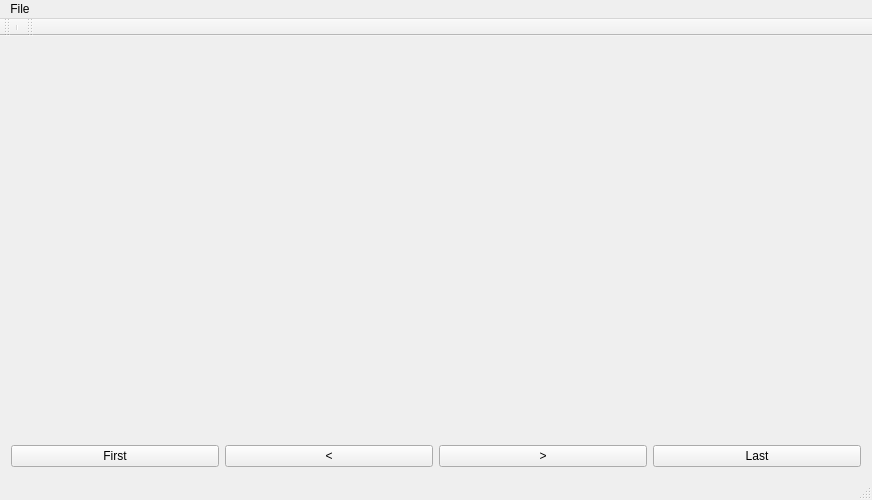
<?xml version="1.0" encoding="UTF-8"?>
<ui version="4.0">
 <class>MainWindow</class>
 <widget class="QMainWindow" name="MainWindow">
  <property name="geometry">
   <rect>
    <x>0</x>
    <y>0</y>
    <width>872</width>
    <height>500</height>
   </rect>
  </property>
  <property name="windowTitle">
   <string>MainWindow</string>
  </property>
  <widget class="QWidget" name="centralWidget">
   <property name="minimumSize">
    <size>
     <width>0</width>
     <height>0</height>
    </size>
   </property>
   <layout class="QVBoxLayout" name="verticalLayout">
    <item>
     <widget class="QLabel" name="label">
      <property name="text">
       <string/>
      </property>
     </widget>
    </item>
    <item>
     <layout class="QHBoxLayout" name="horizontalLayout">
      <property name="sizeConstraint">
       <enum>QLayout::SetNoConstraint</enum>
      </property>
      <item>
       <widget class="QPushButton" name="firstPage">
        <property name="sizePolicy">
         <sizepolicy hsizetype="Minimum" vsizetype="Fixed">
          <horstretch>0</horstretch>
          <verstretch>0</verstretch>
         </sizepolicy>
        </property>
        <property name="text">
         <string>First</string>
        </property>
        <property name="shortcut">
         <string>Home</string>
        </property>
       </widget>
      </item>
      <item>
       <widget class="QPushButton" name="previousPage">
        <property name="sizePolicy">
         <sizepolicy hsizetype="Minimum" vsizetype="Fixed">
          <horstretch>0</horstretch>
          <verstretch>0</verstretch>
         </sizepolicy>
        </property>
        <property name="text">
         <string>&lt;</string>
        </property>
        <property name="shortcut">
         <string>Left</string>
        </property>
       </widget>
      </item>
      <item>
       <widget class="QPushButton" name="nextPage">
        <property name="sizePolicy">
         <sizepolicy hsizetype="Minimum" vsizetype="Fixed">
          <horstretch>0</horstretch>
          <verstretch>0</verstretch>
         </sizepolicy>
        </property>
        <property name="text">
         <string>&gt;</string>
        </property>
        <property name="shortcut">
         <string>Right</string>
        </property>
       </widget>
      </item>
      <item>
       <widget class="QPushButton" name="lastPage">
        <property name="sizePolicy">
         <sizepolicy hsizetype="Minimum" vsizetype="Fixed">
          <horstretch>0</horstretch>
          <verstretch>0</verstretch>
         </sizepolicy>
        </property>
        <property name="text">
         <string>Last</string>
        </property>
        <property name="shortcut">
         <string>End</string>
        </property>
       </widget>
      </item>
     </layout>
    </item>
   </layout>
  </widget>
  <widget class="QMenuBar" name="menuBar">
   <property name="geometry">
    <rect>
     <x>0</x>
     <y>0</y>
     <width>872</width>
     <height>20</height>
    </rect>
   </property>
   <widget class="QMenu" name="menuFile">
    <property name="title">
     <string>File</string>
    </property>
    <addaction name="actionOpen"/>
    <addaction name="actionExtract"/>
    <addaction name="actionCombine"/>
    <addaction name="separator"/>
    <addaction name="actionAbout"/>
    <addaction name="separator"/>
    <addaction name="actionClose"/>
   </widget>
   <addaction name="menuFile"/>
  </widget>
  <widget class="QToolBar" name="tabs">
   <property name="enabled">
    <bool>false</bool>
   </property>
   <attribute name="toolBarArea">
    <enum>TopToolBarArea</enum>
   </attribute>
   <attribute name="toolBarBreak">
    <bool>false</bool>
   </attribute>
   <addaction name="separator"/>
  </widget>
  <widget class="QStatusBar" name="statusBar"/>
  <widget class="QToolBar" name="toolBar">
   <property name="windowTitle">
    <string>toolBar</string>
   </property>
   <attribute name="toolBarArea">
    <enum>TopToolBarArea</enum>
   </attribute>
   <attribute name="toolBarBreak">
    <bool>false</bool>
   </attribute>
  </widget>
  <action name="actionOpen">
   <property name="text">
    <string>Open</string>
   </property>
  </action>
  <action name="actionClose">
   <property name="text">
    <string>Close</string>
   </property>
  </action>
  <action name="actionExtract">
   <property name="text">
    <string>Extract</string>
   </property>
  </action>
  <action name="actionCombine">
   <property name="text">
    <string>Combine</string>
   </property>
  </action>
  <action name="actionAbout">
   <property name="text">
    <string>AboutQt</string>
   </property>
  </action>
 </widget>
 <layoutdefault spacing="6" margin="11"/>
 <resources/>
 <connections/>
</ui>
